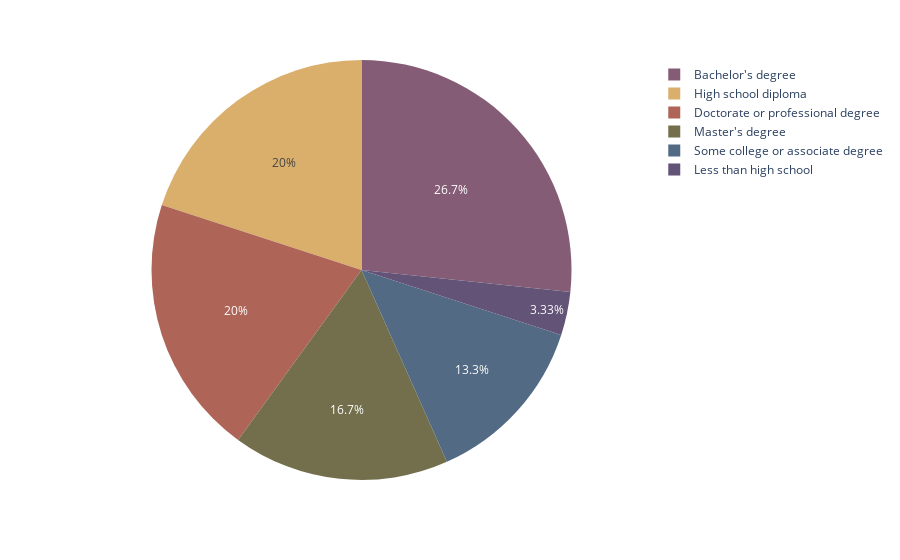

Notebook code cell kept with this figure:
### Code cell
# Education level pie chart
fig = px.pie(
    DF_Education,
    values='Number of people',
    names = 'Education level',
    color_discrete_sequence=px.colors.qualitative.Antique
)
fig.show()

### Figure 1 — Plotly figure (JSON) as saved in the notebook; plotly's stock layout.template omitted (floating-point values rounded to 4 significant figures)
{"data": [{"domain": {"x": [0, 1], "y": [0, 1]}, "hovertemplate": "Education level=%{label}<br>Number of people=%{value}<extra></extra>", "labels": ["Some college or associate degree", "Bachelor's degree", "Master's degree", "High school diploma", "Doctorate or professional degree", "Less than high school"], "legendgroup": "", "name": "", "showlegend": true, "type": "pie", "values": [4, 8, 5, 6, 6, 1]}], "layout": {"legend": {"tracegroupgap": 0}, "margin": {"t": 60}, "piecolorway": ["rgb(133, 92, 117)", "rgb(217, 175, 107)", "rgb(175, 100, 88)", "rgb(115, 111, 76)", "rgb(82, 106, 131)", "rgb(98, 83, 119)", "rgb(104, 133, 92)", "rgb(156, 156, 94)", "rgb(160, 97, 119)", "rgb(140, 120, 93)", "rgb(124, 124, 124)"]}}
